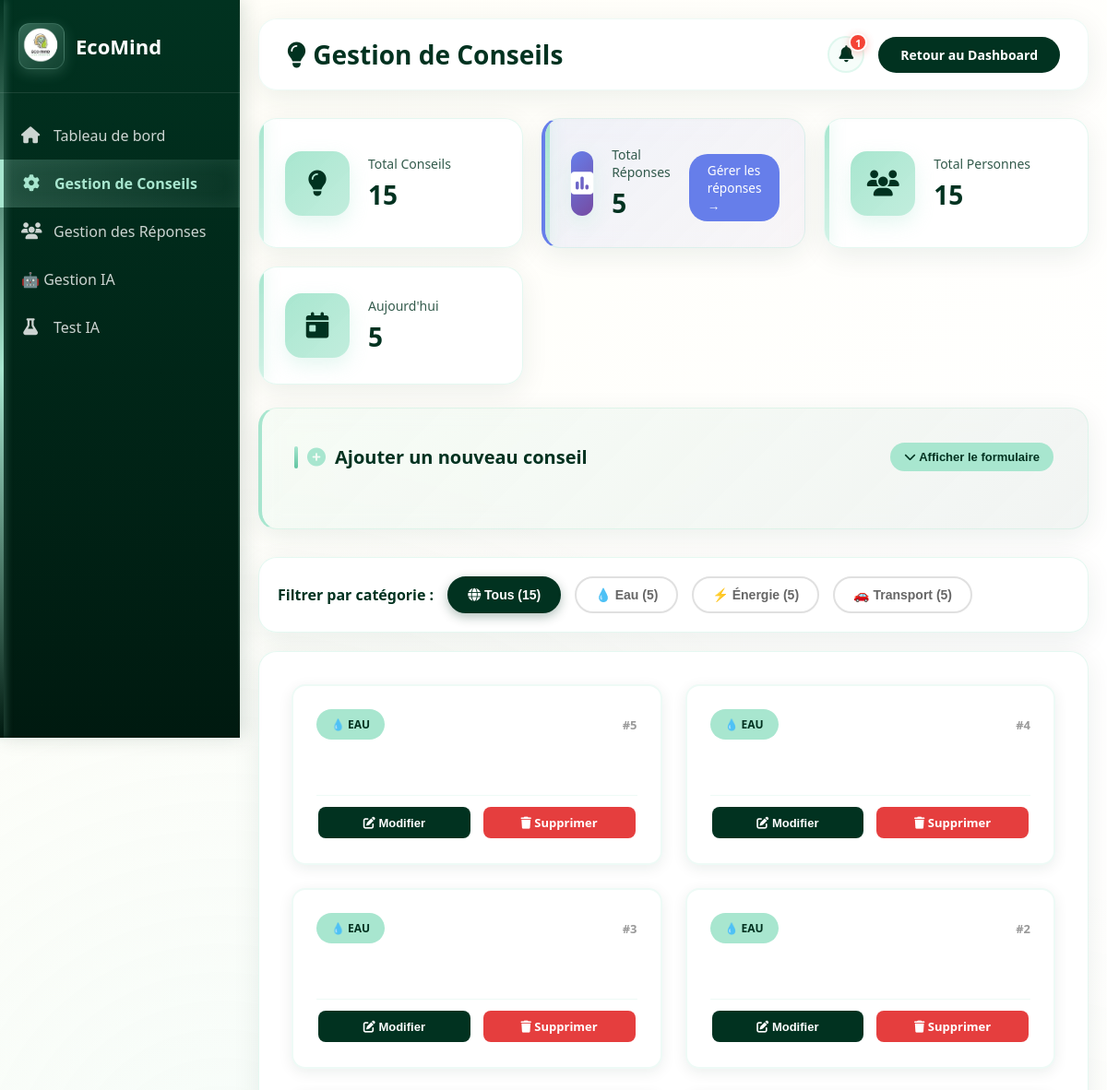
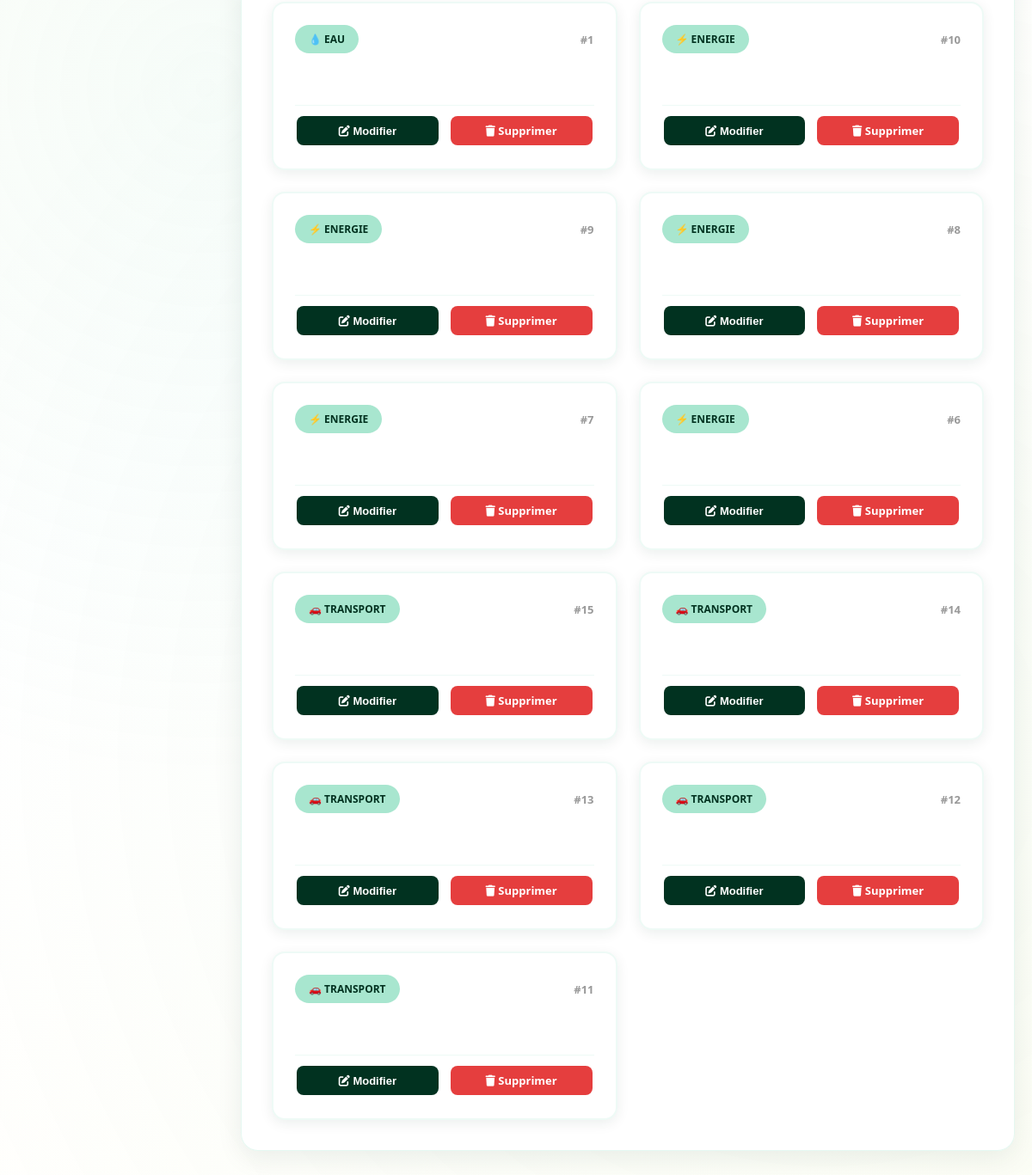
Page /view/backoffice/gerer_conseils.php (signed in) on the committed database (2 pictures, top to bottom).
### tables this page shows
CREATE TABLE `conseil` (
  `idconseil` int(11) NOT NULL AUTO_INCREMENT,
  `type` enum('eau','energie','transport') NOT NULL,
  `titre` varchar(255) NOT NULL,
  `texte_conseil` text NOT NULL,
  `impact_estime` varchar(100) DEFAULT NULL,
  `difficulte` enum('facile','moyen','difficile') DEFAULT 'facile',
  `date_creation` datetime NOT NULL DEFAULT CURRENT_TIMESTAMP,
  `actif` tinyint(1) NOT NULL DEFAULT 1,
  PRIMARY KEY (`idconseil`),
  KEY `idx_type` (`type`),
  KEY `idx_actif` (`actif`)
);

### view/backoffice/gerer_conseils.php (the view, shortened to what this page needs)
<?php
require_once 'notifications.php';
$db = Config::getConnexion();
$totalReponses   = $db->query("SELECT COUNT(*) FROM reponse_formulaire")->fetchColumn();
$aujourdhui      = $db->query("SELECT COUNT(*) FROM reponse_formulaire WHERE DATE(date_soumission) = CURDATE()")->fetchColumn();
$totalConseils   = $db->query("SELECT COUNT(*) FROM conseil")->fetchColumn();
$totalPersonnes  = $db->query("SELECT SUM(nb_personnes) FROM reponse_formulaire")->fetchColumn() ?: 0;
$conseils = $db->query("SELECT * FROM conseil ORDER BY type, idconseil DESC")->fetchAll(PDO::FETCH_OBJ);
$notifications = genererNotificationsPage($db, 'conseils');
?>
<!DOCTYPE html>
<html lang="fr">
<head>
    <link href="https://cdnjs.cloudflare.com/ajax/libs/font-awesome/6.5.0/css/all.min.css" rel="stylesheet">
    <link rel="stylesheet" href="<?php echo dirname($_SERVER['SCRIPT_NAME']); ?>/backoffice.css?v=<?php echo time(); ?>">
</head>
<body>
<div class="dashboard-container">
    <div class="sidebar">
        <div class="sidebar-header">
            <div class="logo">
                <div class="logo-icon">
                    <img src="../frontoffice/assets/images/Screenshot_2025-11-16_152042-removebg-preview.png" alt="EcoMind Logo">
                </div>
                <span class="logo-text">EcoMind</span>
            </div>
        </div>
        <nav class="sidebar-nav">
            <a href="index.php" class="nav-item">
                <i class="fas fa-home"></i>
                <span>Tableau de bord</span>
            </a>
            <a href="gerer_conseils.php" class="nav-item active">
                <i class="fas fa-cog"></i>
                <span>Gestion de Conseils</span>
            </a>
            <a href="gestion_reponses.php" class="nav-item">
                <i class="fas fa-users"></i>
                <span>Gestion des Réponses</span>
            </a>
            <a href="gestion_ia.php" class="nav-item">
                <span>🤖 Gestion IA</span>
            </a>
            <a href="test_ia.php" class="nav-item">
                <i class="fas fa-flask"></i>
                <span>Test IA</span>
            </a>
        </nav>
    </div>
    <div class="main-content">
    <div class="top-header">
        <h1><i class="fas fa-lightbulb"></i> Gestion de Conseils</h1>
        <div style="display: flex; align-items: center; gap: 15px;">
            <?= renderNotificationBell($notifications) ?>
            <a href="index.php" class="logout-btn">Retour au Dashboard</a>
        </div>
    </div>
        <div class="stats-grid">
            <div class="stat-card">
                <div class="icon"><i class="fas fa-lightbulb"></i></div>
                <div>
                    <p>Total Conseils</p>
                    <h3><?= $totalConseils ?></h3>
                </div>
            </div>
            <div class="stat-card" style="background: linear-gradient(135deg, rgba(102, 126, 234, 0.1), rgba(118, 75, 162, 0.05)); border-left: 4px solid #667eea;">
                <div class="icon" style="background: linear-gradient(135deg, #667eea, #764ba2); color: white;"><i class="fas fa-poll"></i></div>
                <div>
                    <p>Total Réponses</p>
                    <h3><?= $totalReponses ?></h3>
                </div>
                <a href="gestion_reponses.php" style="display: inline-block; margin-top: 10px; padding: 8px 20px; background: #667eea; color: white; text-decoration: none; border-radius: 20px; font-size: 0.85em; transition: all 0.3s;">
                    Gérer les réponses →
                </a>
            </div>
            <div class="stat-card">
                <div class="icon"><i class="fas fa-users"></i></div>
                <div>
                    <p>Total Personnes</p>
                    <h3><?= $totalPersonnes ?></h3>
                </div>
            </div>
            <div class="stat-card">
                <div class="icon"><i class="fas fa-calendar-day"></i></div>
                <div>
                    <p>Aujourd'hui</p>
                    <h3><?= $aujourdhui ?></h3>
                </div>
            </div>
        </div>
        <div class="section" style="background: linear-gradient(135deg, rgba(168, 230, 207, 0.1), rgba(1, 50, 32, 0.05)); border-left: 4px solid #A8E6CF; margin-bottom: 30px;">
            <div style="display: flex; justify-content: space-between; align-items: center; margin-bottom: 25px;">
                <h2 style="margin: 0; color: #013220;"><i class="fas fa-plus-circle" style="color: #A8E6CF;"></i> Ajouter un nouveau conseil</h2>
                <button type="button" id="toggle-conseil-form-btn" class="btn" style="background: #A8E6CF; color: #013220; padding: 8px 15px; border-radius: 20px; border: none; cursor: pointer; font-weight: bold; transition: all 0.3s;">
                    <i class="fas fa-chevron-down"></i> Afficher le formulaire
                </button>
            </div>
        </div>
        <div class="conseils-section">
            <div class="section" style="padding:20px;margin-bottom:20px;">
                <div style="display:flex;gap:15px;align-items:center;flex-wrap:wrap;">
                    <label style="font-weight:600;color:#013220;">Filtrer par catégorie :</label>
                    <button class="filter-btn active" data-filter="all">
                        <i class="fas fa-globe"></i> Tous (<?= count($conseils) ?>)
                    </button>
                    <button class="filter-btn" data-filter="eau">
                        💧 Eau (<?= count(array_filter($conseils, fn($c) => $c->type === 'eau')) ?>)
                    </button>
                    <button class="filter-btn" data-filter="energie">
                        ⚡ Énergie (<?= count(array_filter($conseils, fn($c) => $c->type === 'energie')) ?>)
                    </button>
                    <button class="filter-btn" data-filter="transport">
                        🚗 Transport (<?= count(array_filter($conseils, fn($c) => $c->type === 'transport')) ?>)
                    </button>
                </div>
            </div>
            <?php if ($conseils): ?>
            <div class="section">
                <div class="conseils-grid">
                    <?php foreach ($conseils as $conseil): ?>
                    <div class="conseil-card" data-type="<?= $conseil->type ?>">
                        <div class="conseil-header">
                            <span class="conseil-badge conseil-badge-<?= $conseil->type ?>">
                                <?php
                                $icons = ['eau' => '💧', 'energie' => '⚡', 'transport' => '🚗'];
                                echo $icons[$conseil->type] . ' ' . strtoupper($conseil->type);
                                ?>
                            </span>
                            <span class="conseil-id">#<?= $conseil->idconseil ?></span>
                        </div>
                        <div class="conseil-body">
                        </div>
                        <div class="conseil-actions">
                            <button class="btn btn-info" onclick="openEditModal(<?= $conseil->idconseil ?>, '<?= htmlspecialchars($conseil->type, ENT_QUOTES) ?>', `<?= htmlspecialchars($conseil->texte, ENT_QUOTES) ?>`)">
                                <i class="fas fa-edit"></i> Modifier
                            </button>
                            <a href="?delete=<?= $conseil->idconseil ?>" class="btn btn-danger" onclick="return confirm('Supprimer ce conseil ?')">
                                <i class="fas fa-trash"></i> Supprimer
                            </a>
                        </div>
                    </div>
                    <?php endforeach; ?>
                </div>
            </div>
            <?php endif; ?>
        </div>
    </div>
</div>
</body>
</html>

### view/backoffice/notifications.php (shortened to what this page needs)
<?php
function genererNotificationsPage($db, $page = 'dashboard') {
    $notifications = [];
    $totalReponses = $db->query("SELECT COUNT(*) FROM reponse_formulaire")->fetchColumn();
    $nouvellesReponses = $db->query("SELECT COUNT(*) FROM reponse_formulaire WHERE DATE(date_soumission) = CURDATE()")->fetchColumn();
    $recentesReponses = $db->query("SELECT COUNT(*) FROM reponse_formulaire WHERE date_soumission >= DATE_SUB(NOW(), INTERVAL 2 HOUR)")->fetchColumn();
    $totalConseils = $db->query("SELECT COUNT(*) FROM conseil")->fetchColumn();
    switch ($page) {
        case 'conseils':
            if ($totalConseils > 0) {
                $notifications[] = [
                    'type' => 'success',
                    'icon' => 'fa-edit',
                    'title' => 'Conseils mis à jour',
                    'message' => 'Des conseils ont été récemment modifiés dans la base de données',
                    'time' => 'Il y a 15 minutes',
                    'unread' => true
                ];
            }
            $notifications[] = [
                'type' => 'info',
                'icon' => 'fa-plus-circle',
                'title' => 'Prêt pour nouveaux conseils',
                'message' => 'Vous pouvez ajouter de nouveaux conseils écologiques',
                'time' => 'Il y a 30 minutes',
                'unread' => false
            ];
            break;
    }
    return $notifications;
}
function renderNotificationBell($notifications) {
    $notificationsNonLues = count(array_filter($notifications, fn($n) => $n['unread']));
    $html = '<div class="notification-bell ' . ($notificationsNonLues > 0 ? 'has-notifications' : '') . '" id="notificationBell" onclick="toggleNotifications()">';
    $html .= '<i class="fas fa-bell"></i>';
    if ($notificationsNonLues > 0) {
        $html .= '<span class="notification-badge" id="notificationBadge">' . $notificationsNonLues . '</span>';
    }
    $html .= '<div class="notification-dropdown" id="notificationDropdown">';
    $html .= '<div class="notification-header">';
    $html .= '<span>Notifications</span>';
    $html .= '<span id="notificationCount">' . count($notifications) . '</span>';
    $html .= '</div>';
    $html .= '<div class="notification-list" id="notificationList">';
    if (!empty($notifications)) {
        foreach ($notifications as $notif) {
            $html .= '<div class="notification-item ' . ($notif['unread'] ? 'unread' : '') . '">';
            $html .= '<div class="notification-icon ' . $notif['type'] . '">';
            $html .= '<i class="fas ' . $notif['icon'] . '"></i>';
            $html .= '</div>';
            $html .= '<div class="notification-content">';
            $html .= '<div class="notification-title">' . htmlspecialchars($notif['title']) . '</div>';
            $html .= '<div class="notification-message">' . htmlspecialchars($notif['message']) . '</div>';
            $html .= '<div class="notification-time">' . htmlspecialchars($notif['time']) . '</div>';
            $html .= '</div>';
            $html .= '</div>';
        }
    } else {
        $html .= '<div class="notification-empty">';
        $html .= '<i class="fas fa-bell-slash"></i>';
        $html .= '<p>Aucune notification</p>';
        $html .= '</div>';
    }
    $html .= '</div>';
    if ($notificationsNonLues > 0) {
        $html .= '<div class="notification-footer">';
        $html .= '<a href="#" onclick="markAllAsRead()">Marquer tout comme lu</a>';
        $html .= '</div>';
    }
    $html .= '</div>';
    $html .= '</div>';
    return $html;
}
?>

### view/backoffice/gerer_conseils.php (style rules this page uses)
.conseil-badge { background: #A8E6CF; color: #013220; }

### rows in the picture
conseil: type "💧", type "EAU", idconseil "5"
conseil: type "💧", type "EAU", idconseil "4"
conseil: type "💧", type "EAU", idconseil "3"
conseil: type "💧", type "EAU", idconseil "2"
conseil: type "💧", type "EAU", idconseil "1"
conseil: type "ENERGIE", idconseil "10"
conseil: type "ENERGIE", idconseil "9"
conseil: type "ENERGIE", idconseil "8"
conseil: type "ENERGIE", idconseil "7"
conseil: type "ENERGIE", idconseil "6"
conseil: type "🚗", type "TRANSPORT", idconseil "15"
conseil: type "🚗", type "TRANSPORT", idconseil "14"
conseil: type "🚗", type "TRANSPORT", idconseil "13"
conseil: type "🚗", type "TRANSPORT", idconseil "12"
conseil: type "🚗", type "TRANSPORT", idconseil "11"

### other values in the picture
$notificationsNonLues "1"
$totalConseils "15"
$totalReponses "5"
$totalPersonnes "15"
$aujourdhui "5"
count($conseils) "15"
count(array_filter($conseils, fn($c) => $c->type === 'eau')) "5"
count(array_filter($conseils, fn($c) => $c->type === 'energie')) "5"
count(array_filter($conseils, fn($c) => $c->type === 'transport')) "5"
